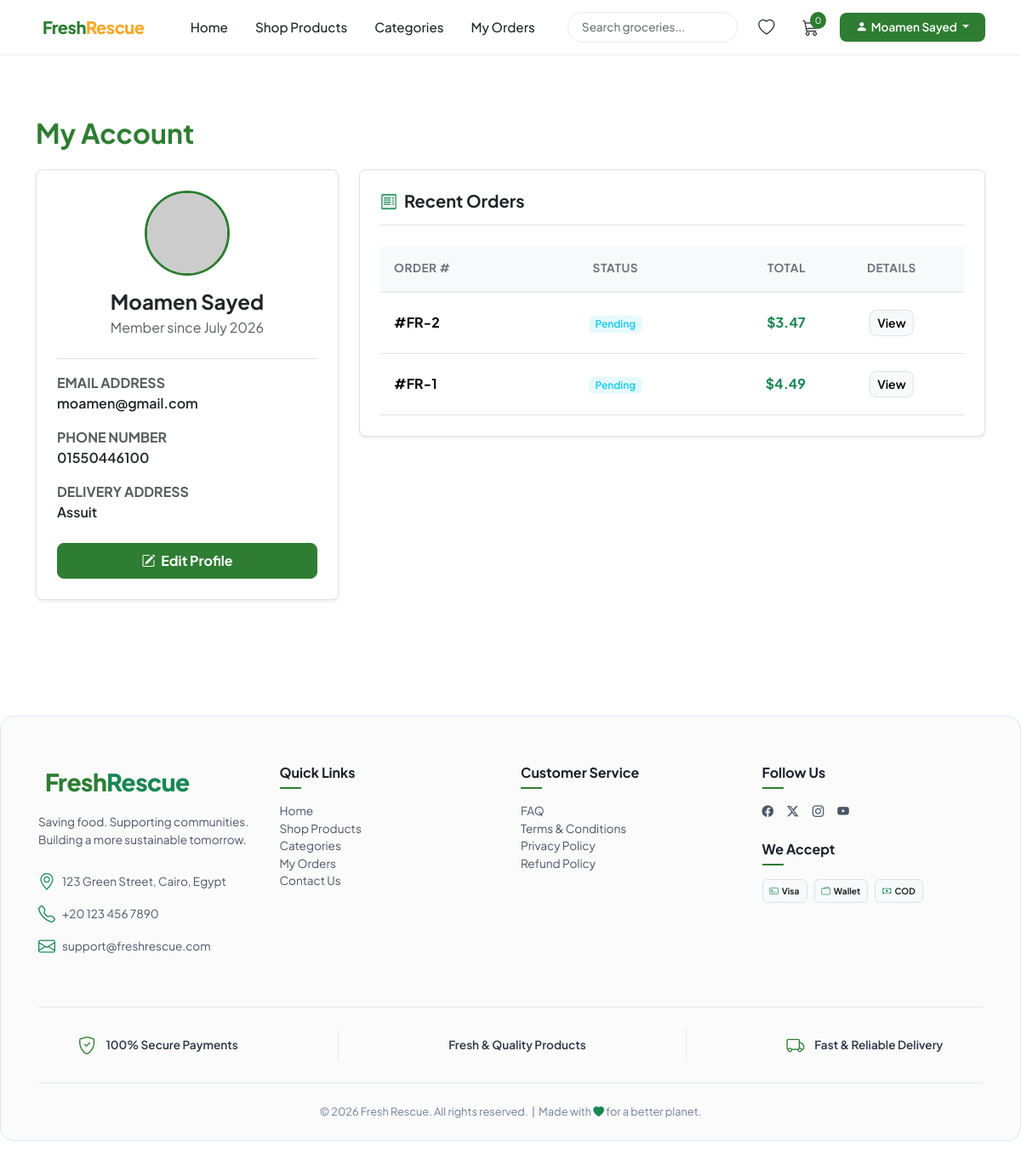
Screenshot of /profile.php (signed in) with the database file from the repository.
### tables this page shows
CREATE TABLE `user` (
  `id` int(11) NOT NULL,
  `name` varchar(255) NOT NULL,
  `email` varchar(255) NOT NULL,
  `password` varchar(255) NOT NULL,
  `role` varchar(50) DEFAULT 'user',
  `created_at` timestamp NOT NULL DEFAULT current_timestamp()
);

CREATE TABLE `order` (
  `id` int(11) NOT NULL,
  `name` varchar(255) NOT NULL,
  `status` varchar(50) NOT NULL,
  `total_price` decimal(10,2) NOT NULL,
  `user_id` int(11) DEFAULT NULL,
  `payment_id` int(11) DEFAULT NULL,
  `created_at` timestamp NOT NULL DEFAULT current_timestamp()
);

### includes/auth.php (called while the page is built, shortened)
<?php
function isLoggedIn(): bool {
    return isset($_SESSION['is_logged_in']) && $_SESSION['is_logged_in'] === true;
}
function getLoggedInUser(): ?array {
    return [
        'id' => $_SESSION['user_id'] ?? null,
        'name' => $_SESSION['user_name'] ?? null,
        'email' => $_SESSION['user_email'] ?? null,
        'role' => $_SESSION['user_role'] ?? 'customer'
    ];
}

### includes/functions.php (called while the page is built, shortened)
<?php
function esc(string $value): string {
    return htmlspecialchars($value, ENT_QUOTES, 'UTF-8');
}

### profile.php (the view, shortened to what this page needs)
<?php
require_once __DIR__ . '/includes/functions.php';
require_once __DIR__ . '/includes/auth.php';
$conn = getDatabaseConnection();
$userId = $_SESSION['user_id'];
$stmt = $conn->prepare("SELECT * FROM `user` WHERE `id` = ?");
$stmt->bind_param("i", $userId);
$stmt->execute();
$userRow = $stmt->get_result()->fetch_assoc();
$userName = $userRow['name'];
$userEmail = $userRow['email'];
$userCreatedAt = date('F Y', strtotime($userRow['created_at']));
$stmt = $conn->prepare("SELECT `phone` FROM `user_phones` WHERE `user_id` = ? LIMIT 1");
$stmt->bind_param("i", $userId);
$stmt->execute();
$stmt->bind_result($userPhone);
$userPhone = $userPhone ?? '';
$stmt = $conn->prepare("SELECT `address` FROM `user_addresses` WHERE `user_id` = ? LIMIT 1");
$stmt->bind_param("i", $userId);
$stmt->execute();
$stmt->bind_result($userAddress);
$userAddress = $userAddress ?? '';
$userOrders = [];
$stmt = $conn->prepare("SELECT * FROM `order` WHERE `user_id` = ? ORDER BY `id` DESC LIMIT 5");
$stmt->bind_param("i", $userId);
$stmt->execute();
$result = $stmt->get_result();
while ($row = $result->fetch_assoc()) {
    $userOrders[] = $row;
}
$pathPrefix = '';
$activePage = 'profile';
include __DIR__ . '/includes/head.php';
include __DIR__ . '/includes/navbar.php';
?>
<section class="py-5">
  <div class="container py-4">
    <h2 class="fw-bold mb-4 text-primary-custom">My Account</h2>
    <div class="row g-4">
      <div class="col-lg-4">
        <div class="profile-card shadow-sm border bg-white p-4 rounded-3 text-center">
          <img src="https://ui-avatars.com/api/?name=<?php echo urlencode($userName); ?>&background=198754&color=fff&size=150" alt="<?php echo esc($userName); ?> avatar" class="profile-card-img rounded-circle mb-3">
          <?php if (isset($_GET['action']) && $_GET['action'] === 'edit'): ?>
            <form action="profile.php" method="POST" class="text-start w-100 mt-3 needs-validation" novalidate>
              <input type="hidden" name="update_profile" value="1">
              <div class="mb-3">
                <label for="editName" class="form-label fw-semibold fs-8 mb-1">Full Name</label>
                <input type="text" class="form-control rounded-custom fs-8" id="editName" name="name" value="<?php echo esc($userName); ?>" required>
                <div class="invalid-feedback fs-9">Please enter your name.</div>
              </div>
              <div class="mb-3">
                <label for="editPhone" class="form-label fw-semibold fs-8 mb-1">Phone Number</label>
                <input type="tel" class="form-control rounded-custom fs-8" id="editPhone" name="phone" value="<?php echo esc($userPhone); ?>" required>
                <div class="invalid-feedback fs-9">Please enter your phone number.</div>
              </div>
              <div class="mb-3">
                <label for="editAddress" class="form-label fw-semibold fs-8 mb-1">Delivery Address</label>
                <input type="text" class="form-control rounded-custom fs-8" id="editAddress" name="address" value="<?php echo esc($userAddress); ?>" required>
                <div class="invalid-feedback fs-9">Please enter your address.</div>
              </div>
              <div class="d-flex gap-2 mt-4">
                <button type="submit" class="btn btn-success flex-grow-1 fw-bold py-2 bg-primary-custom rounded-custom fs-8">
                  Save
                </button>
                <a href="profile.php" class="btn btn-light border flex-grow-1 fw-bold py-2 rounded-custom fs-8">
                  Cancel
                </a>
              </div>
            </form>
          <?php else: ?>
            <h4 class="fw-bold mb-1"><?php echo esc($userName); ?></h4>
            <p class="text-muted fs-8 mb-4">Member since <?php echo esc($userCreatedAt); ?></p>
            <div class="text-start mb-4 w-100 border-top pt-3">
              <div class="mb-3">
                <span class="d-block text-muted fs-9 fw-bold text-uppercase">Email Address</span>
                <span class="fw-semibold text-dark"><?php echo esc($userEmail); ?></span>
              </div>
              <div class="mb-3">
                <span class="d-block text-muted fs-9 fw-bold text-uppercase">Phone Number</span>
                <span class="fw-semibold text-dark"><?php echo esc($userPhone ?: 'No phone number added'); ?></span>
              </div>
              <div class="mb-0">
                <span class="d-block text-muted fs-9 fw-bold text-uppercase">Delivery Address</span>
                <span class="fw-semibold text-dark"><?php echo esc($userAddress ?: 'No address added'); ?></span>
              </div>
            </div>
            <a href="profile.php?action=edit" class="btn btn-success w-100 fw-bold py-2 bg-primary-custom rounded-custom">
              <i class="bi bi-pencil-square me-1"></i> Edit Profile
            </a>
          <?php endif; ?>
        </div>
      </div>
      <div class="col-lg-8">
        <div class="bg-white border rounded-3 p-4 shadow-sm">
          <h5 class="fw-bold border-bottom pb-3 mb-4"><i class="bi bi-receipt me-2 text-success"></i>Recent Orders</h5>
          <div class="table-responsive">
            <table class="table align-middle cart-table mb-0">
              <thead>
                <tr>
                  <th scope="col" class="border-top-none">Order #</th>
                  <th scope="col" class="text-center border-top-none">Status</th>
                  <th scope="col" class="text-end border-top-none">Total</th>
                  <th scope="col" class="text-center border-top-none">Details</th>
                </tr>
              </thead>
              <tbody>
                <?php if (empty($userOrders)): ?>
                  <tr>
                    <td colspan="4" class="text-center text-muted py-4">
                      <i class="bi bi-receipt fs-3 d-block mb-2 text-success"></i>
                      No recent orders found.
                    </td>
                  </tr>
                <?php else: ?>
                  <?php foreach ($userOrders as $order):
                      $status = strtolower($order['status']);
                      $badgeClass = 'bg-warning text-dark';
                      if ($status === 'delivered' || $status === 'completed') {
                          $badgeClass = 'bg-success bg-opacity-10 text-success';
                      } elseif ($status === 'pending' || $status === 'processing') {
                          $badgeClass = 'bg-info bg-opacity-10 text-info';
                      } elseif ($status === 'cancelled') {
                          $badgeClass = 'bg-danger bg-opacity-10 text-danger';
                      }
                  ?>
                    <tr>
                      <td class="fw-bold">#FR-<?php echo htmlspecialchars($order['id']); ?></td>
                      <td class="text-center">
                        <span class="badge <?php echo $badgeClass; ?> px-2.5 py-1 rounded fs-badge">
                          <?php echo htmlspecialchars(ucfirst($order['status'])); ?>
                        </span>
                      </td>
                      <td class="text-end fw-bold text-success">$<?php echo number_format($order['total_price'], 2); ?></td>
                      <td class="text-center">
                        <a href="orders.php?id=<?php echo htmlspecialchars($order['id']); ?>" class="btn btn-light btn-sm border fs-8 fw-semibold rounded-custom">View</a>
                      </td>
                    </tr>
                  <?php endforeach; ?>
                <?php endif; ?>
              </tbody>
            </table>
          </div>
        </div>
      </div>
    </div>
  </div>
</section>
<?php include __DIR__ . '/includes/footer.php'; ?>

### includes/navbar.php (shortened to what this page needs)
<?php
require_once __DIR__ . '/auth.php';
$pathPrefix = $pathPrefix ?? '';
$cartCount = isset($_SESSION['cart']) ? count($_SESSION['cart']) : 0;
$user = getLoggedInUser();
$activePage = $activePage ?? '';
?>
<nav class="navbar navbar-expand-lg custom-navbar sticky-top">
  <div class="container">
    <a class="navbar-brand" href="<?php echo $pathPrefix; ?>index.php">
      <i class="bi bi-shield-heart-fill me-2"></i>Fresh<span>Rescue</span>
    </a>
    <div class="collapse navbar-collapse" id="navContent">
      <ul class="navbar-nav mx-auto mb-2 mb-lg-0">
        <li class="nav-item">
          <a class="nav-link <?php echo $activePage === 'home' ? 'active' : ''; ?>" href="<?php echo $pathPrefix; ?>index.php">Home</a>
        </li>
        <li class="nav-item">
          <a class="nav-link <?php echo $activePage === 'products' ? 'active' : ''; ?>" href="<?php echo $pathPrefix; ?>products.php">Shop Products</a>
        </li>
        <li class="nav-item">
          <a class="nav-link" href="<?php echo $pathPrefix; ?>index.php#categories">Categories</a>
        </li>
        <li class="nav-item">
          <a class="nav-link <?php echo $activePage === 'orders' ? 'active' : ''; ?>" href="<?php echo $pathPrefix; ?>orders.php">My Orders</a>
        </li>
      </ul>
      <div class="d-flex align-items-center gap-3">
        <div class="nav-search-wrap">
          <form action="<?php echo $pathPrefix; ?>products.php" method="GET" class="m-0">
            <input class="form-control nav-search-input" type="search" name="search" placeholder="Search groceries..." required>
          </form>
        </div>
        <a href="<?php echo $pathPrefix; ?>wishlist.php" class="navbar-icon-btn <?php echo $activePage === 'wishlist' ? 'active' : ''; ?>" title="Wishlist">
          <i class="bi bi-heart"></i>
        </a>
        <a href="<?php echo $pathPrefix; ?>cart.php" class="navbar-icon-btn <?php echo $activePage === 'cart' ? 'active' : ''; ?>" title="Cart">
          <i class="bi bi-cart3"></i>
          <span class="navbar-badge"><?php echo $cartCount; ?></span>
        </a>
        <?php if ($user): ?>
          <div class="dropdown">
            <a class="btn btn-login dropdown-toggle" href="#" role="button" data-bs-toggle="dropdown" aria-expanded="false">
              <i class="bi bi-person-fill me-1"></i><?php echo htmlspecialchars($user['name']); ?>
            </a>
          </div>
        <?php else: ?>
          <a href="<?php echo $pathPrefix; ?>login.php" class="btn btn-login">Login</a>
        <?php endif; ?>
      </div>
    </div>
  </div>
</nav>

### rows the page displays
user: name "Moamen Sayed", created_at "July 2026", email "moamen@gmail.com"
order: id "2", status "Pending", total_price "3.47"
order: id "1", status "Pending", total_price "4.49"

### other values shown
$cartCount "0"
$userPhone ?: 'No phone number added' "01550446100"
$userAddress ?: 'No address added' "Assuit"
